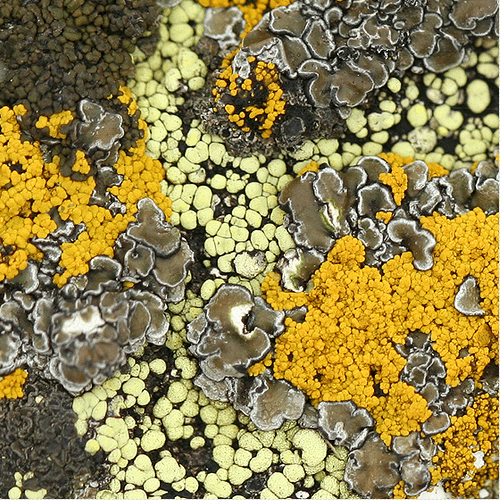
#> input picture lichen.png, 500 x 500 px, found by its file name
$ python SegmentImage.py   (older library calls are emulated)
#> lines starting #> are read from the running program, lines starting #| are printed output that depends on the picture
### UtilityFunctions.py
import numpy as np
import cv2

def centroid_histogram(clt):
	# grab the number of different clusters and create a histogram
	# based on the number of pixels assigned to each cluster
	numLabels = np.arange(0, len(np.unique(clt.labels_)) + 1)
	(hist, _) = np.histogram(clt.labels_, bins = numLabels)

	# normalize the histogram, such that it sums to one
	hist = hist.astype("float")
	hist /= hist.sum()

	# return the histogram
	return hist

def plot_colors(hist, centroids):
	# initialize the bar chart representing the relative frequency
	# of each of the colors
	bar = np.zeros((50, 300, 3), dtype = "uint8")
	startX = 0

	# loop over the percentage of each cluster and the color of
	# each cluster
	for (percent, color) in zip(hist, centroids):
		# plot the relative percentage of each cluster
		endX = startX + (percent * 300)
		cv2.rectangle(bar, (int(startX), 0), (int(endX), 50),
			color.astype("uint8").tolist(), -1)
		startX = endX

	# return the bar chart
	return bar

def main_colours(hist, centroids):
	colours = []
	# Add main colours to array
	for (percent, colour) in zip(hist, centroids):
		colours.append(colour)

	colours = np.array(colours)

	return colours

def BGR2HSVColourBoundaries(colour, range):

	lowerBound = list(colour)
	upperBound = np.array([180, 255, 255])

	lowerBound[:] = [value - range for value in lowerBound]

	# upperBound[:] = [value - range for value in upperBound]

	# convert to format that allows cv conversion to be applied
	lowerBound = cv2.cvtColor(np.uint8([[lowerBound]]), cv2.COLOR_BGR2HSV)
	upperBound = cv2.cvtColor(np.uint8([[upperBound]]), cv2.COLOR_BGR2HSV)

	print(lowerBound)
	print(upperBound)

	return [lowerBound, upperBound]

### SegmentImage.py
from sklearn.cluster import KMeans
import numpy as np
import cv2
from matplotlib import pyplot as plt
import UtilityFunctions as utils


img = cv2.imread("D:\Python\Lichen\lichen.png")
#> img is the input picture: shape (500, 500, 3); mean B, G, R 76.8, 130.4, 144.2

meanShiftedImage = cv2.pyrMeanShiftFiltering(img, 5, 60, 3)
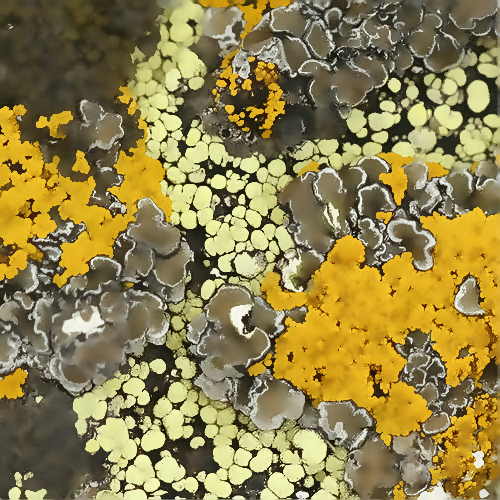
#> meanShiftedImage: shape (500, 500, 3); mean B, G, R 76.2, 130.5, 144.4

median = cv2.medianBlur(meanShiftedImage, 5)
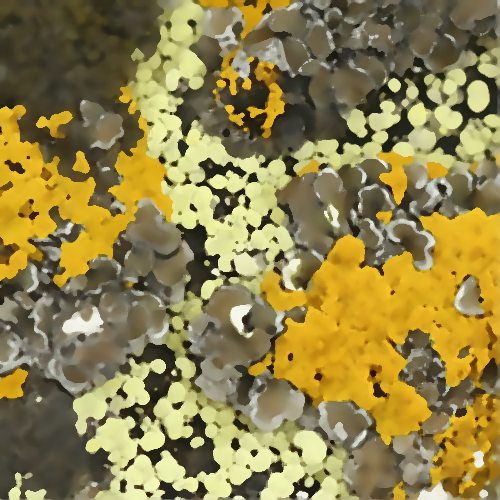
#> median: shape (500, 500, 3); mean B, G, R 74.8, 130.8, 144.9

meanShiftedImage2 = cv2.pyrMeanShiftFiltering(median, 5, 60, 3)
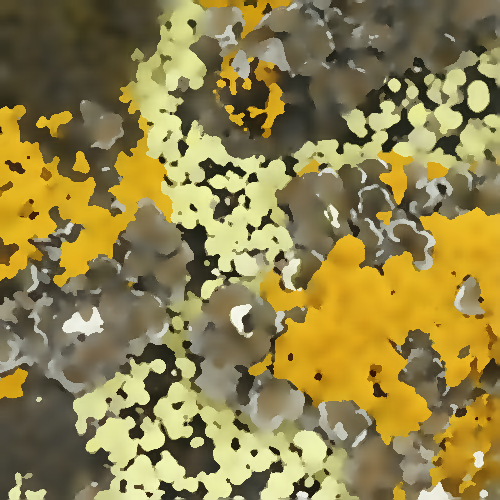
#> meanShiftedImage2: shape (500, 500, 3); mean B, G, R 74.9, 130.8, 145

hsv = cv2.cvtColor(meanShiftedImage2, cv2.COLOR_BGR2HSV)
#> hsv: shape (500, 500, 3); mean H, S, V 24.9, 113.2, 145.4

image = hsv.reshape((hsv.shape[0] * hsv.shape[1], 3))

clt = KMeans(5)
clt.fit(image)

hist = utils.centroid_histogram(clt)
colours = utils.main_colours(hist, clt.cluster_centers_)

bar = utils.plot_colors(hist, clt.cluster_centers_)
#> after the loop in plot_colors, `for (percent, color) in zip(hist, centroids):`:
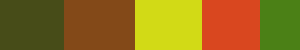
#> bar: shape (50, 300, 3); mean of channels 0, 1, 2 24.6, 113, 145; drawn as B, G, R

bounds = utils.BGR2HSVColourBoundaries(colours[2], 15)
#| [[[ 31 246 203]]]
#| [[[ 30  75 255]]]
#> bounds = [[[31, 246, 203]], [[30, 75, 255]]]

mask = cv2.inRange(hsv, bounds[0], bounds[1])
#> mask: shape (500, 500); every value is 0
res = cv2.bitwise_and(hsv, hsv, mask = mask)
#> res: shape (500, 500, 3); every value is 0

# [12 lines of commented-out code are left out]

cv2.imshow('mask', mask)
cv2.waitKey()

cv2.imshow('res', res)
cv2.waitKey()

cv2.imshow('hsv', hsv)
cv2.waitKey()

cv2.imshow('bar', bar)
cv2.waitKey()

# [5 lines of commented-out code are left out]
